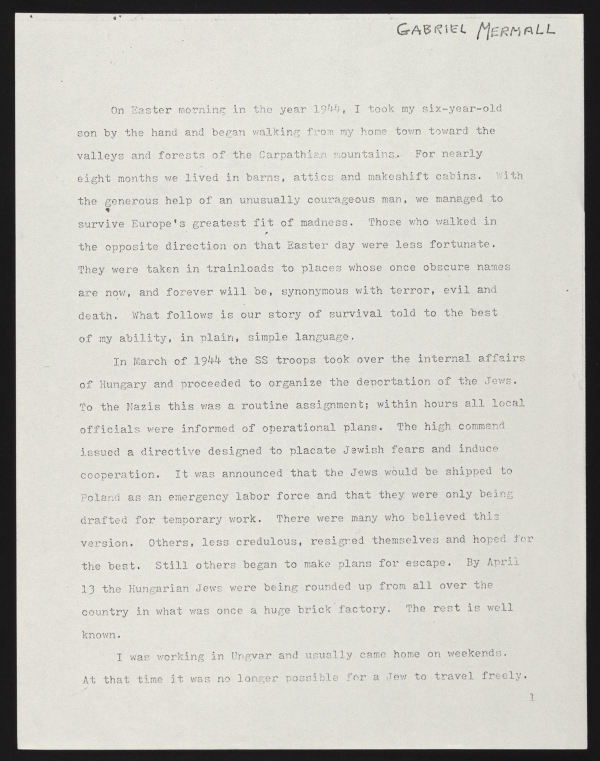
#> input picture data_textbook/page_01.jpg, 1200 x 1522 px (shown at 1/2 size)
$ jupyter execute ocr_ex1.ipynb   (shell and % lines are left out)
#> lines starting #> are read from the running program, lines starting #| are printed output that depends on the picture; after the words box and inside, x2 and y2 are one past the last pixel; in counts of white or black regions, pixels touching at a corner belong together
Pre-processing OCR images

[cell 1]
import cv2
import numpy as np
from matplotlib import pyplot as plt

### Determining Figure Size in Inches for Image Display

To determine the appropriate figure size in inches for displaying an image without distortion or loss of detail, you need to consider the image’s resolution (in pixels) and the display's dots per inch (DPI) setting. Here’s how you can calculate it:

#### Step 1: Check the Image Dimensions in Pixels
First, determine the width and height of the image in pixels. For example, if the image is 1200 pixels wide and 800 pixels tall, note these values.

#### Step 2: Choose the DPI (Dots per Inch) Setting
The DPI setting typically defaults to 100 DPI in many environments. For high-quality printing, 300 DPI is standard. But if you are only displaying it on-screen, 100 DPI or 72 DPI may be sufficient.

#### Step 3: Calculate the Size in Inches
Use this formula to convert from pixels to inches:

$$
\text{Width in inches} = \frac{\text{Width in pixels}}{\text{DPI}}
$$

$$
\text{Height in inches} = \frac{\text{Height in pixels}}{\text{DPI}}
$$

[cell 2]
def Display(input_path):
    dpi=79

    im_data=plt.imread(input_path)
    height,width=im_data.shape[:2]

    re_size=width/float(dpi), height/float(dpi)
    fig=plt.figure(figsize=re_size)
    ax=fig.add_axes([0, 0, 1, 1])

    ax.axis('off')
    ax.imshow(im_data, cmap='gray')
    plt.show()

[cell 3]
image_path="data_textbook/page_01.jpg"
img=cv2.imread(image_path)
#> img is the input picture: shape (1522, 1200, 3); mean B, G, R 197.6, 203.9, 205.2
Display(image_path)

## Invert the image

[cell 4]
image_invert=cv2.bitwise_not(img)
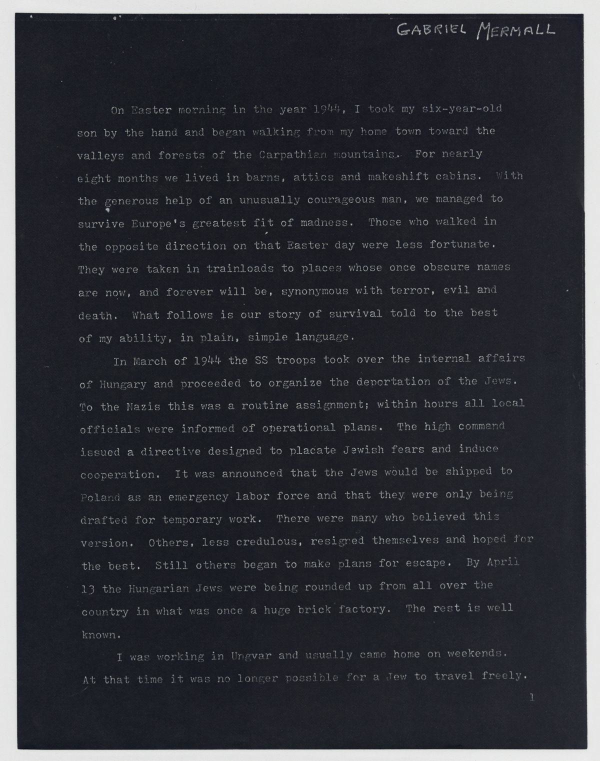
#> image_invert: shape (1522, 1200, 3) (shown at 1/2 size); mean B, G, R 57.4, 51.1, 49.8
cv2.imwrite("temp/inverted.jpg", image_invert)
Display("temp/inverted.jpg")

## Binary image

1. make it grayscale

[cell 5]
grayscale_img=cv2.cvtColor(img, cv2.COLOR_BGR2GRAY)
cv2.imwrite('temp/gray_scale.jpg', grayscale_img)
#> Out = True
#Display("temp/gray_scale.jpg")

2. convert it to black&white

[cell 6]
threshold, bin_img=cv2.threshold(grayscale_img, 210, 230, cv2.THRESH_BINARY)
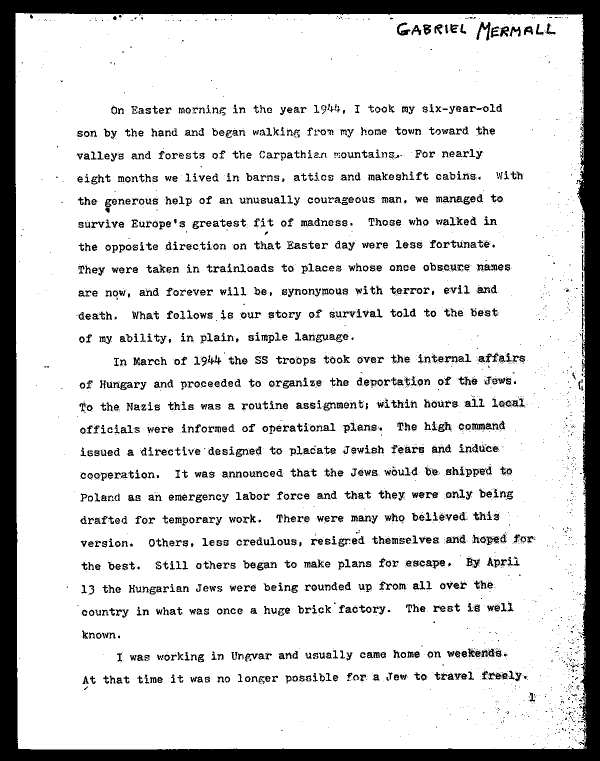
#> bin_img: shape (1522, 1200) (shown at 1/2 size); values 0 (black) and 230 (white), 85.1% white; 4159 black regions (2848 under 20 px), largest, box (x1, y1, x2, y2) and area: (0, 0, 1200, 1522) 157515, (953, 44, 981, 81) 389, (936, 1297, 976, 1315) 326
cv2.imwrite('temp/binary_img.jpg', bin_img)
Display("temp/binary_img.jpg")
#> call 3 of Display, with input_path = 'temp/binary_img.jpg'
#> in Display (call 3), `im_data=plt.imread(input_path)`:
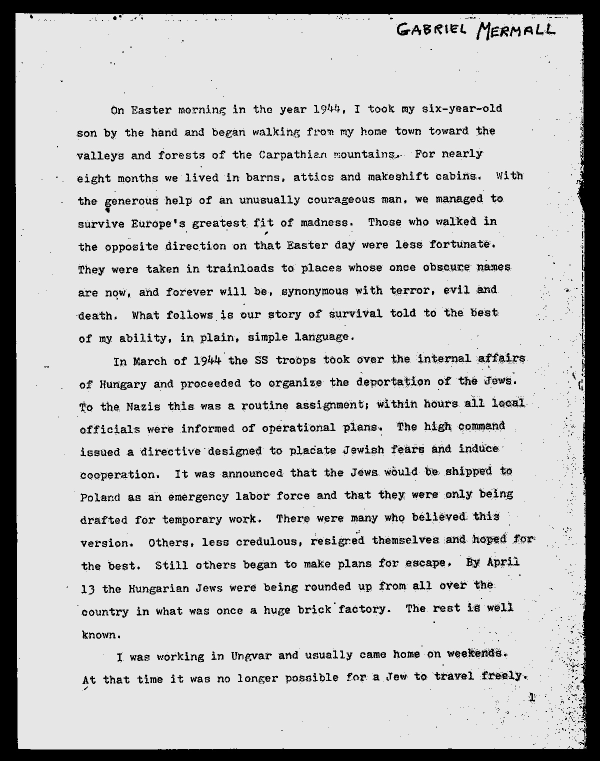
#> im_data: shape (1522, 1200) (shown at 1/2 size); min 0, max 240, mean 195.9

## Erosion and Dilation in the OCR Process

**Erosion** and **dilation** are image processing techniques used in OCR to enhance text clarity, especially in noisy, broken, or overlapping characters. These are types of **morphological operations** that modify the structure of objects within a binary (black-and-white) image, helping improve OCR accuracy.

### 1. Erosion
   - **What It Does**: Erosion "shrinks" the white regions (foreground) in a binary image by removing pixels from the edges.
   - **How It Works**: In a binary image where text is white on a black background, erosion removes outer pixels from the white regions. This operation can break thin connections between characters or remove small, isolated white spots.
   - **Purpose in OCR**:
     - **Noise Reduction**: Erosion removes small artifacts or specks that could interfere with OCR accuracy.
     - **Separating Characters**: It helps disconnect characters that are too close together, preventing them from being recognized as a single shape.
   - **Example Use Case**: For a scanned image where characters are slightly merged, erosion helps isolate individual letters.

### 2. Dilation
   - **What It Does**: Dilation "expands" the white regions in a binary image by adding pixels to the edges.
   - **How It Works**: Dilation thickens the white regions (text) by adding extra white pixels around each character, making them more prominent.
   - **Purpose in OCR**:
     - **Improving Weak or Broken Text**: Dilation makes faint or thin characters more prominent, helping OCR systems recognize them accurately.
     - **Closing Gaps**: It fills in small breaks or gaps in characters, which may result from printing issues or low resolution, making the text appear more complete.
   - **Example Use Case**: For faint or low-resolution text, dilation increases the visibility of characters for better OCR recognition.

### When to Use Erosion and Dilation
   - **Erosion** is helpful when characters are too thick or connected, as it can thin out text and separate overlapping characters.
   - **Dilation** is useful when text is faint, broken, or too thin, strengthening the characters and making them more distinguishable.

### Combining Erosion and Dilation: Opening and Closing
   - **Opening**: Applying erosion followed by dilation. This combination helps remove small noise while maintaining the main structure of the text.


[cell 7]
kernel1=np.ones((1,1), np.uint8)
image1=cv2.erode(bin_img, kernel1, iterations=1)
kernel1=np.ones((1,1), np.uint8)
image1=cv2.dilate(image1, kernel1, iterations=1)

image1 = cv2.morphologyEx(image1, cv2.MORPH_CLOSE, kernel1)
image1 = cv2.medianBlur(image1, 3)
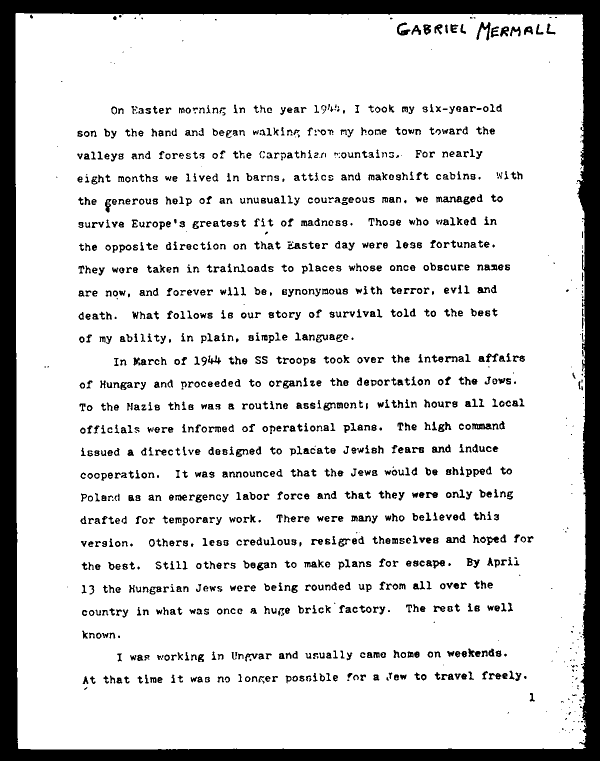
#> image1: shape (1522, 1200) (shown at 1/2 size); values 0 (black) and 230 (white), 85.4% white; 1478 black regions (198 under 20 px), largest, box (x1, y1, x2, y2) and area: (0, 0, 1200, 1522) 157895, (953, 44, 981, 81) 388, (872, 392, 925, 405) 375


cv2.imwrite('temp/Er_Di.jpg', image1)
Display("temp/Er_Di.jpg")

   - **Closing**: Applying dilation followed by erosion. This fills small gaps in characters and connects close elements without adding noise.

Using these techniques appropriately can significantly improve OCR accuracy, particularly when dealing with challenging text in noisy or low-quality images.

[cell 8]
kernel2=np.ones((1,1), np.uint8)
image2=cv2.dilate(bin_img, kernel2, iterations=1)
kernel2=np.ones((1,1), np.uint8)
image2=cv2.erode(image1, kernel2, iterations=1)

image2 = cv2.morphologyEx(image2, cv2.MORPH_CLOSE, kernel2)
image2 = cv2.medianBlur(image2, 3)
#> image2: shape (1522, 1200); values 0 (black) and 230 (white), 85.4% white; 1407 black regions (126 under 20 px), largest, box (x1, y1, x2, y2) and area: (0, 0, 1200, 1522) 157897, (953, 44, 981, 81) 390, (872, 392, 925, 405) 383


cv2.imwrite('temp/Di_Er.jpg', image2)
Display("temp/Di_Er.jpg")
#> in Display (call 5), `im_data=plt.imread(input_path)`:
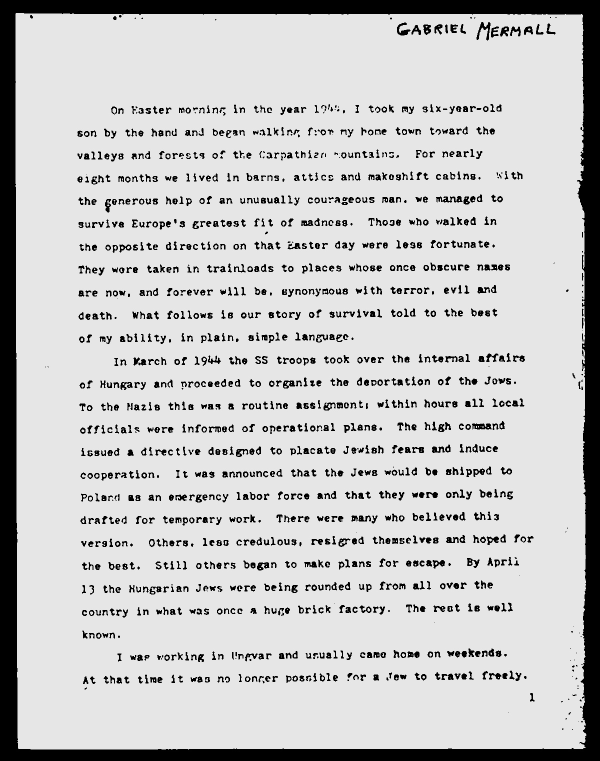
#> im_data: shape (1522, 1200) (shown at 1/2 size); min 0, max 240, mean 196.5
